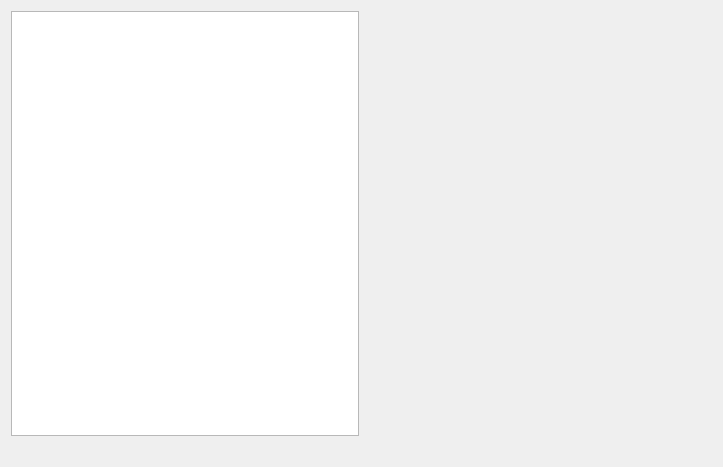
<?xml version="1.0" encoding="UTF-8"?>
<ui version="4.0">
 <class>NCCToken</class>
 <widget class="QWidget" name="NCCToken">
  <property name="geometry">
   <rect>
    <x>0</x>
    <y>0</y>
    <width>723</width>
    <height>467</height>
   </rect>
  </property>
  <property name="windowTitle">
   <string>Form</string>
  </property>
  <layout class="QVBoxLayout" name="verticalLayout_2" stretch="0,0,0">
   <item>
    <layout class="QHBoxLayout" name="horizontalLayout" stretch="1,1">
     <item>
      <layout class="QVBoxLayout" name="verticalLayout_3">
       <item>
        <widget class="QListView" name="tokensList">
         <property name="styleSheet">
          <string notr="true"/>
         </property>
        </widget>
       </item>
      </layout>
     </item>
     <item>
      <widget class="QStackedWidget" name="stackedWidgetToken"/>
     </item>
    </layout>
   </item>
   <item>
    <spacer name="verticalSpacer">
     <property name="orientation">
      <enum>Qt::Vertical</enum>
     </property>
     <property name="sizeType">
      <enum>QSizePolicy::Fixed</enum>
     </property>
     <property name="sizeHint" stdset="0">
      <size>
       <width>20</width>
       <height>20</height>
      </size>
     </property>
    </spacer>
   </item>
   <item>
    <layout class="QVBoxLayout" name="tokenViewLayout"/>
   </item>
  </layout>
 </widget>
 <resources/>
 <connections/>
</ui>
